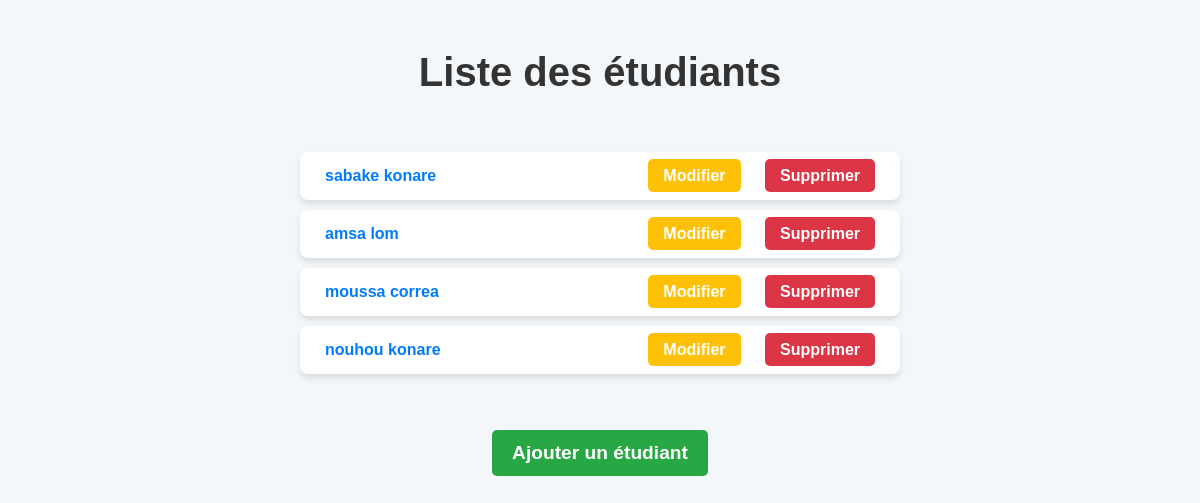
The app's page /etud/, older data.
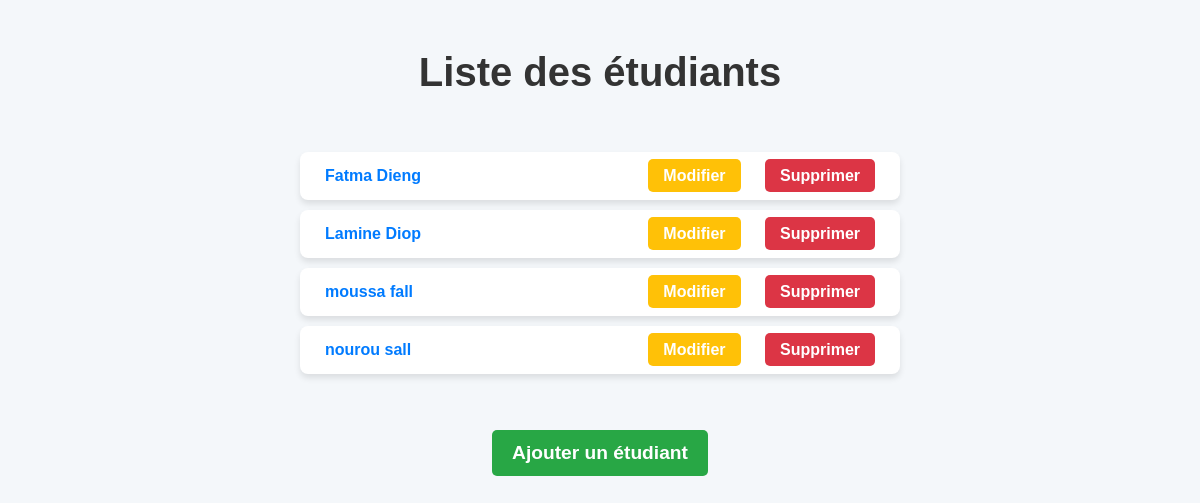
The same page, newer data.
### etudiant/models.py (models this page shows, shortened)
class Etudiant(models.Model):
    METIERS = [('APD' , 'APD'),('DBE' , 'DBE'),('ABD' , 'ABD')]
    nom = models.CharField(max_length=200)
    prenom = models.CharField(max_length=200)
    metiers = models.CharField(max_length=20,choices=METIERS)
    age = models.PositiveIntegerField()
    est_inscrit = models.BooleanField()
    created_at = models.DateTimeField(auto_now_add=True)

### etudiant/views.py (the view)
# urls.py: path('etud/', liste_etudiants , name='liste_etudiants'),
def liste_etudiants(request):
    etudiants = Etudiant.objects.all().order_by('-created_at')
    return render(request, 'etudiant/etudiants.html', {'etudiants': etudiants})

### etudiant/templates/etudiant/etudiants.html (shortened to what this page needs)
<!DOCTYPE html>
<html lang="fr">
<head>
</head>
<body>
    <h1>Liste des étudiants</h1>
    <ul>
        {% for etudiant in etudiants %}
        <li>
            <div>
                <a href="{% url 'details_etudiant' id=etudiant.id %}">{{ etudiant.prenom }} {{ etudiant.nom }}</a>
            </div>
            <div>
                <a href="{% url 'modifier_etudiant' id=etudiant.id %}" class="modifier-btn">Modifier</a>
                <a href="{% url 'supprimer_etudiant' id=etudiant.id %}" class="supprimer-btn">Supprimer</a>
            </div>
        </li>
        {% endfor %}
    </ul>
    <a href="{% url 'ajouter_etudiant' %}" class="ajouter-btn">Ajouter un étudiant</a>
</body>
</html>

### etudiant/templates/etudiant/etudiants.html (style rules this page uses)
body { font-family: Arial, sans-serif; background-color: #f4f7fa; margin: 0; padding: 0; display: flex; flex-direction: column; align-items: center; }
h1 { color: #333; margin-top: 50px; font-size: 2.5em; }
ul { list-style-type: none; padding: 0; width: 80%; max-width: 600px; margin-top: 20px; }
li { background-color: #fff; margin: 10px 0; padding: 15px; border-radius: 8px; box-shadow: 0 4px 6px rgba(0, 0, 0, 0.1); display: flex; justify-content: space-between; align-items: center; transition: all 0.3s ease; }
a { color: #007BFF; text-decoration: none; margin: 0 10px; font-weight: bold; transition: color 0.3s ease; }
.ajouter-btn { background-color: #28a745; color: white; padding: 12px 20px; border-radius: 5px; text-decoration: none; font-size: 1.2em; margin-top: 30px; transition: background-color 0.3s ease; }
.modifier-btn, .supprimer-btn { background-color: #ffc107; color: white; padding: 8px 15px; border-radius: 5px; font-size: 1em; transition: background-color 0.3s ease; }
.supprimer-btn { background-color: #dc3545; }

Row changes from the older to the newer data that the page shows:
changed Etudiant: prenom "sabake" → "Fatma"; nom "konare" → "Dieng"
changed Etudiant: prenom "amsa" → "Lamine"; nom "lom" → "Diop"
changed Etudiant "moussa": nom "correa" → "fall"
changed Etudiant: prenom "nouhou" → "nourou"; nom "konare" → "sall"
